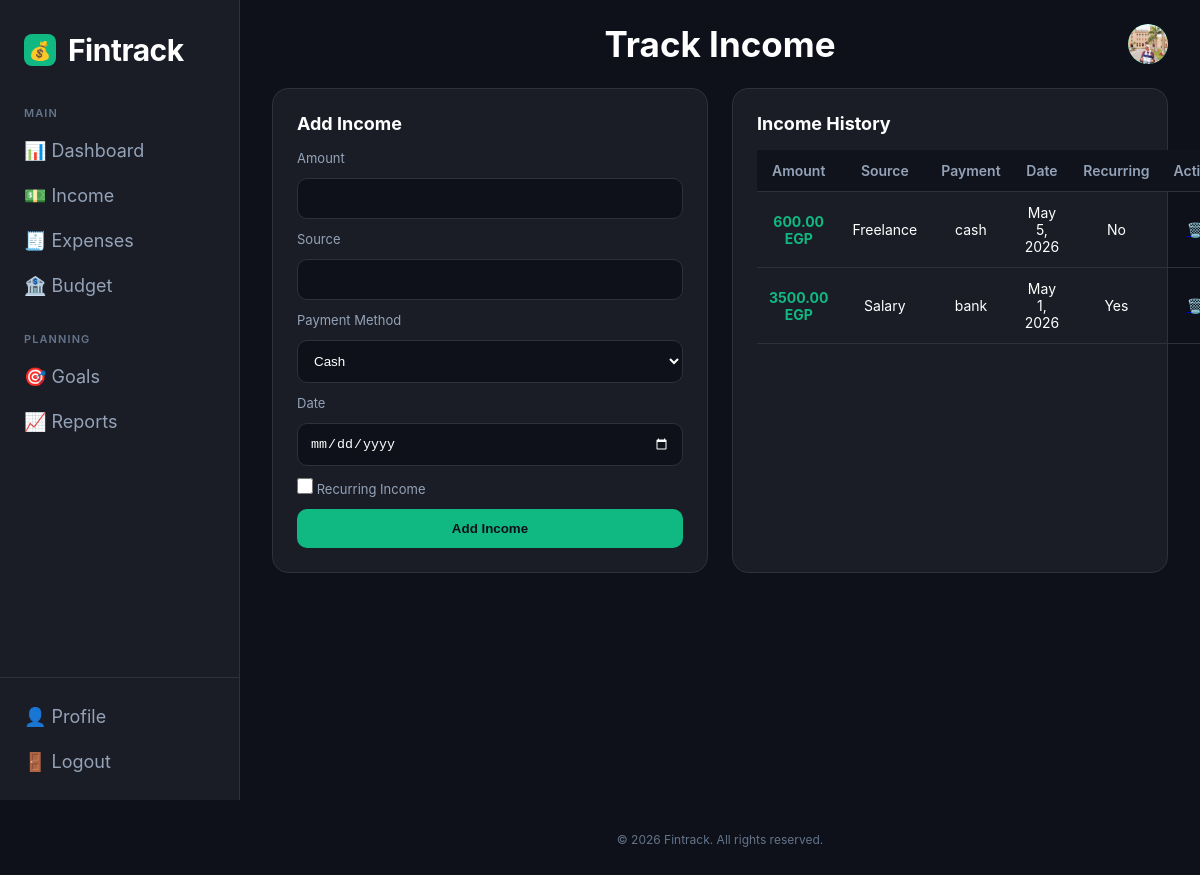
The page /income/ (signed in) on the database its author committed.
### users/models.py (models this page shows, shortened)
class User(AbstractUser):
    total_balance = models.FloatField(default=0.0)
    job_title     = models.CharField(max_length=100, blank=True, default="")
    phone_number  = models.CharField(max_length=20,  blank=True, default="")
    country       = models.CharField(max_length=100, blank=True, default="")
    city          = models.CharField(max_length=100, blank=True, default="")
    avatar = models.ImageField(upload_to='avatars/', blank=True, null=True)

### transactions/models.py (models this page shows, shortened)
class income(models.Model):
    user = models.ForeignKey(settings.AUTH_USER_MODEL, on_delete=models.CASCADE, null=True)
    Amount = models.DecimalField(
        max_digits=10,
        decimal_places=2,
        validators=[MinValueValidator(0.0)]
    )
    Source = models.CharField(max_length=200)
    Payment_Method = models.CharField(max_length=100)
    Date = models.DateField()
    Recurring_income = models.BooleanField(default=False)

### transactions/views.py (the view, shortened to what this page needs)
# urls.py: path('income/', views.income_view, name='track-income'),
@login_required
def income_view(request):
    incomes = income.objects.filter(user=request.user).order_by('-Date')
    return render(request, 'track-income.html', {'incomes': incomes})

### transactions/templates/track-income.html (shortened to what this page needs)
{% load static %}
<!DOCTYPE html>
<html lang="en">
<head>
    <link rel="stylesheet" href="{% static 'tracker.css' %}">
    <link rel="stylesheet" href="{% static 'side-bar.css' %}">
</head>
<body>
    <div class="app">
        <aside id="sidebar"></aside>
        <div class="main">
            <nav class="topbar">
                <div class="page-title">Track Income</div>
                <div class="avatar">
                    {% if user.avatar %}
                        <img src="{{ user.avatar.url }}" style="width:100%;height:100%;object-fit:cover;border-radius:50%;">
                    {% else %}
                        {{ user.username|first|upper }}
                    {% endif %}
                </div>
            </nav>
            <div class="content">
                <div class="card">
                    <h2>Add Income</h2>
                    <form method="POST">
                        <label>Amount</label>
                        <input type="number" name="amount" required min="0">
                        <label>Source</label>
                        <input type="text" name="source" required>
                        <label>Payment Method</label>
                        <select name="payment_method">
                            <option value="cash">Cash</option>
                        </select>
                        <label>Date</label>
                        <input type="date" name="date" required>
                        <label>
                            <input type="checkbox" name="recurring">
                            Recurring Income
                        </label>
                        <button type="submit">Add Income</button>
                    </form>
                </div>
                <div class="card">
                    <h2>Income History</h2>
                    <table>
                        <thead>
                            <tr>
                                <th>Amount</th>
                                <th>Source</th>
                                <th>Payment</th>
                                <th>Date</th>
                                <th>Recurring</th>
                                <th>Action</th>
                            </tr>
                        </thead>
<tbody>
    {% for inc in incomes %}
    <tr>
        <td>
            <span style="color: #10b981; font-weight: bold;">
            {{ inc.Amount|floatformat:2 }} EGP
            </span>
        </td>
        <td>{{ inc.Source }}</td>
        <td>{{ inc.Payment_Method }}</td>
        <td>{{ inc.Date }}</td>
        <td>{{ inc.Recurring_income|yesno:"Yes,No" }}</td>
        <td>
            <a href="{% url 'delete-income' inc.id %}" onclick="return confirm('Are you sure?')">
            <span style="color: #f43f5e; cursor: pointer;">🗑️</span>
            </a>
        </td>
    </tr>
    {% empty %}
    <tr>
        <td colspan="6" style="text-align: center;">No income recorded yet.</td>
    </tr>
    {% endfor %}
</tbody>
                    </table>
                </div>
            </div>
        </div>
    </div>
    <footer class="footer">
        <p>© 2026 Fintrack. All rights reserved.</p>
    </footer>
</body>
</html>

### transactions/static/tracker.css (style rules this page uses)
.content { padding: 1rem 2rem; display: flex; flex-direction: column; gap: 1.5rem; }
.card { background-color: #1a1d26; padding: 1.5rem; border-radius: 16px; border: 1px solid #2d313e; transition: 0.3s; }
.card h2 { font-size: 18px; margin-bottom: 1rem; color: #ffffff; }
form { display: flex; flex-direction: column; gap: 12px; }
label { font-size: 13px; color: #94a3b8; }
input, select, textarea { padding: 12px; border-radius: 10px; border: 1px solid #2d313e; background-color: #0f111a; color: #ffffff; outline: none; transition: 0.2s; }
button { padding: 12px; border-radius: 10px; border: none; background-color: #10b981; color: #0f111a; font-weight: bold; cursor: pointer; transition: 0.3s; }
table { width: 100%; border-collapse: collapse; margin-top: 10px; color: #ffffff; }
th, td { padding: 12px; text-align: center; border-bottom: 1px solid #2d313e; font-size: 14px; }
th { color: #94a3b8; font-weight: 600; background-color: #11131c; }
input[type="checkbox"] { accent-color: #10b981; width: 16px; height: 16px; }

### static/side-bar.css (style rules this page uses)
* { margin: 0; padding: 0; box-sizing: border-box; }
body { font-family: 'Inter', 'Segoe UI', sans-serif; background-color: #0f111a; color: #ffffff; }
.app { display: flex; min-height: 100vh; }
aside#sidebar { width: 240px; background-color: #1a1d26; border-right: 1px solid #2d313e; display: flex; flex-direction: column; position: fixed; height: 100vh; z-index: 100; }
.main { margin-left: 240px; flex: 1; background-color: #0f111a; }
.topbar { display: flex; align-items: center; justify-content: space-between; padding: 1.5rem 2rem; position: relative; }
.page-title { font-size: 35px; font-weight: 700; position: absolute; left: 50%; transform: translateX(-50%); }
.avatar { margin-left: auto; width: 40px; height: 40px; background-color: #10b981; border-radius: 50%; }
.content { padding: 0 2rem 2rem; display: grid; grid-template-columns: repeat(auto-fit, minmax(200px, 1fr)); gap: 1.5rem; }
footer.footer { margin-left: 240px; padding: 2rem; text-align: center; font-size: 12px; color: #64748b; }
.avatar { margin-left: auto; width: 40px; height: 40px; border-radius: 50%; overflow: hidden; display: flex; align-items: center; justify-content: center; }

### rows shown on the page
User: avatar (picture)
income: Amount "600.00", Source "Freelance", Payment_Method "cash", Date "May 5, 2026", Recurring_income "No"
income: Amount "3500.00", Source "Salary", Payment_Method "bank", Date "May 1, 2026", Recurring_income "Yes"
